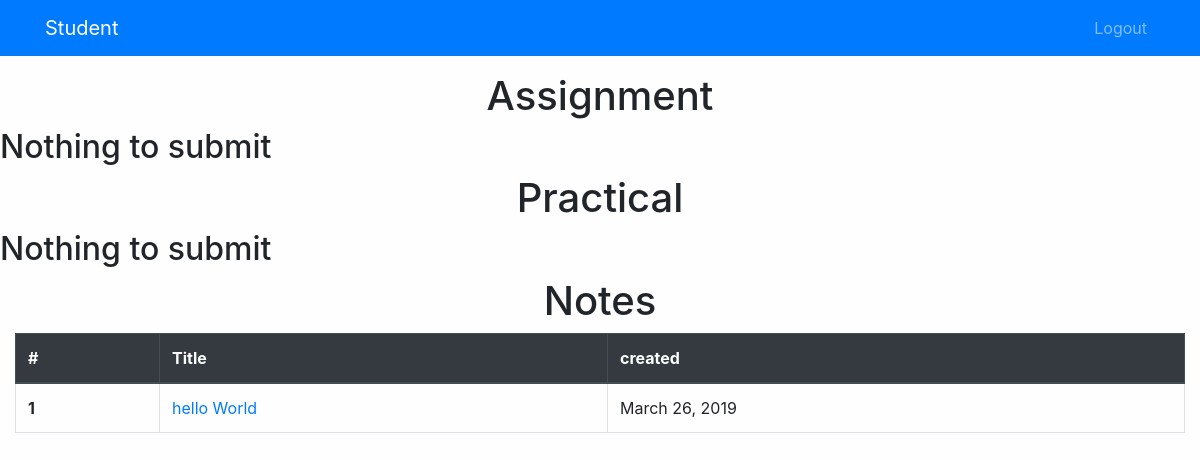
The app's page /student_group_detail/1/ (signed in), older data.
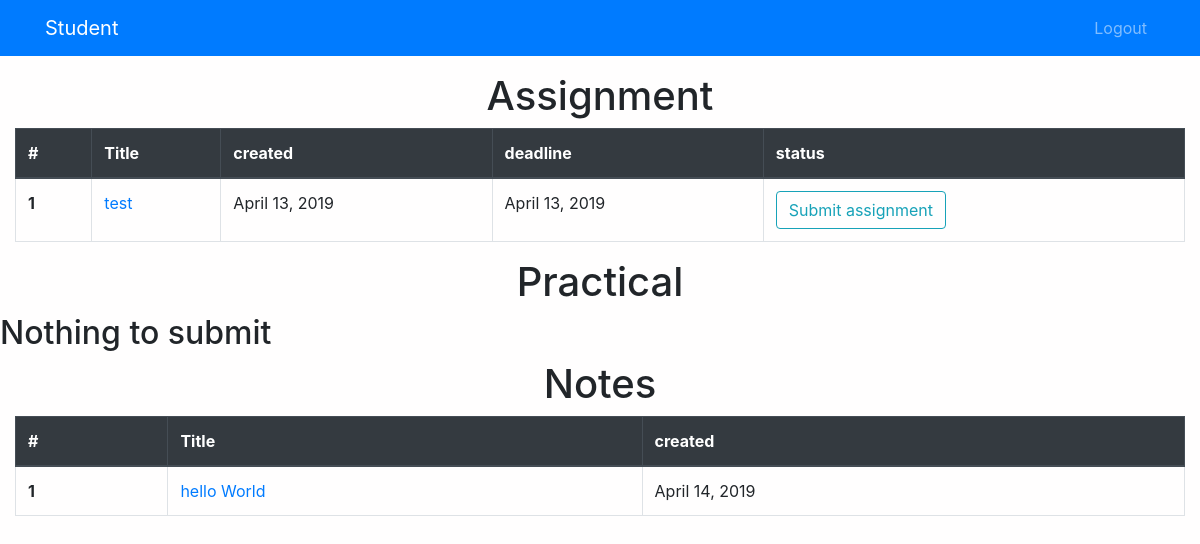
The same page, newer data.
### teachers/models.py (models this page shows, shortened)
class notes(models.Model):
    teacher = models.ForeignKey(teacher, on_delete=models.CASCADE)
    group = models.ForeignKey(group, on_delete=models.CASCADE)
    created = models.DateField(auto_now=True)
    title = models.CharField(max_length=50,blank=False)
    content = models.TextField(blank=True)
    file = models.FileField(upload_to="notes", blank=True, null=True)

class assignment(models.Model):
    teacher=models.ForeignKey(teacher,on_delete=models.CASCADE)
    group=models.ForeignKey(group,on_delete=models.CASCADE)
    created = models.DateField(auto_now=True)
    title=models.CharField(max_length=50,blank=False)
    content=models.TextField(blank=True)
    file = models.FileField(upload_to="assignment",blank=True,null=True)
    deadline = models.DateField()
    def __str__(self):
        return self.title

### home/views.py (the view)
# urls.py: path('student_group_detail/<int:pk>/',views.student_group_detail,name="student_group_detail"),
@login_required
def student_group_detail(request,pk):
    group_detail=group.objects.get(pk=pk)
    student=students.objects.get(user=request.user)
    try :
        submitted_assignment=student_assignment.objects.filter(student=student)
        temp1=[]
        for s in submitted_assignment:
            temp1.append(s.assignment)
        assignments=assignment.objects.filter(group=group_detail).exclude(title__in=temp1)
    except:
        print("wrroeasdsacas")
        assignments = None
    try :
        note=notes.objects.filter(group=group_detail)
    except:
        note = None
    try :
        submitted_practical=student_practical.objects.filter(student=student)
        temp2=[]
        for s in submitted_practical:
            temp2.append(s.practical)
        practicals=practical.objects.filter(group=group_detail).exclude(title__in=temp2)
    except:
        practicals=None
    context={
        'group':group_detail,
        'assignment':assignments,
        'practical':practicals,
        'notes':note,
    }
    return render(request,"student_group_detail.html",context)

### teachers/models.py (called while the page is built)
    def __str__(self):
        return self.title

### templates/student_group_detail.html
{% extends "student_home.html" %}
{% block body %}
<h1 class="text-center">Assignment</h1>
{% if assignment %}
<div class="container-fluid">
<table class="table table-bordered table-hover">
  <thead class="thead-dark">
    <tr>
      <th scope="col">#</th>
      <th scope="col">Title</th>
      <th scope="col">created</th>
      <th scope="col">deadline</th>
      <th scope="col"> status</th>
    </tr>
  </thead>
  <tbody>
    {%for temp in assignment %}
    <tr>
      <th scope="row">{{forloop.counter}}</th>
      <td><a href="{% url 'student:viewassignment' assignpk=temp.pk %}">{{temp.title}}</a></td>
      <td>{{temp.created}}</td>
      <td>{{temp.deadline}}</td>
      <td><a href="{% url 'student:submitassignment' pk=group.pk assignpk=temp.pk  %}" class="btn btn-outline-info" >Submit assignment</a></td>
    </tr>
    {%endfor %}
  </tbody>
</table>
</div>
{%else %}
<h2>Nothing to submit</h2>
{% endif %}
<h1 class="text-center">Practical</h1>
{% if practical %}
<div class="container-fluid">
<table class="table table-bordered">
  <thead class="thead-dark">
    <tr>
      <th scope="col">#</th>
      <th scope="col">Title</th>
      <th scope="col">created</th>
      <th scope="col">deadline</th>
      <th scope="col">status</th>
    </tr>
  </thead>
  <tbody>
    {%for temp in practical %}
    <tr>
      <th scope="row">{{forloop.counter}}</th>
      <td>{{temp.title}}</td>
      <td>{{temp.created}}</td>
      <td>{{temp.deadline}}</td>
        <td><a href="{% url 'student:submitpractical' pk=group.pk assignpk=temp.pk  %}" class="btn btn-outline-info" >Submit practical</a></td>
    </tr>
    {%endfor %}
  </tbody>
</table>
</div>
{%else %}
<h2>Nothing to submit</h2>
{% endif %}
<h1 class="text-center">Notes</h1>
{% if notes %}
<div class="container-fluid">
<table class="table table-bordered">
  <thead class="thead-dark">
    <tr>
      <th scope="col">#</th>
      <th scope="col">Title</th>
      <th scope="col">created</th>
    </tr>
  </thead>
  <tbody>
    {%for temp in notes %}
    <tr>
      <th scope="row">{{forloop.counter}}</th>
      <td> <a href="{% url 'student:viewnotes' assignpk=temp.pk %}">{{temp.title}} </a></td>
      <td>{{temp.created}}</td>
    </tr>
    {%endfor %}
  </tbody>
</table>
</div>
{%else %}
<h2>Nothing recieved </h2>
{% endif %}
{% endblock %}

Row changes from the older to the newer data that the page shows:
added assignment: title "test", created "April 13, 2019", deadline "April 13, 2019"
changed notes "hello World": created "March 26, 2019" → "April 14, 2019"
Text that changed along with them:
text no longer shown: "Nothing to submit"
text now shown: "# Title created deadline status"
